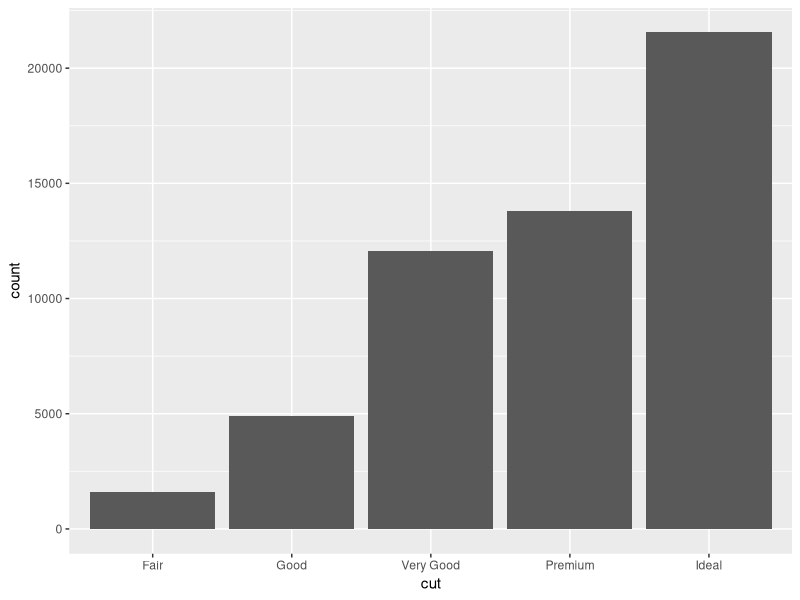
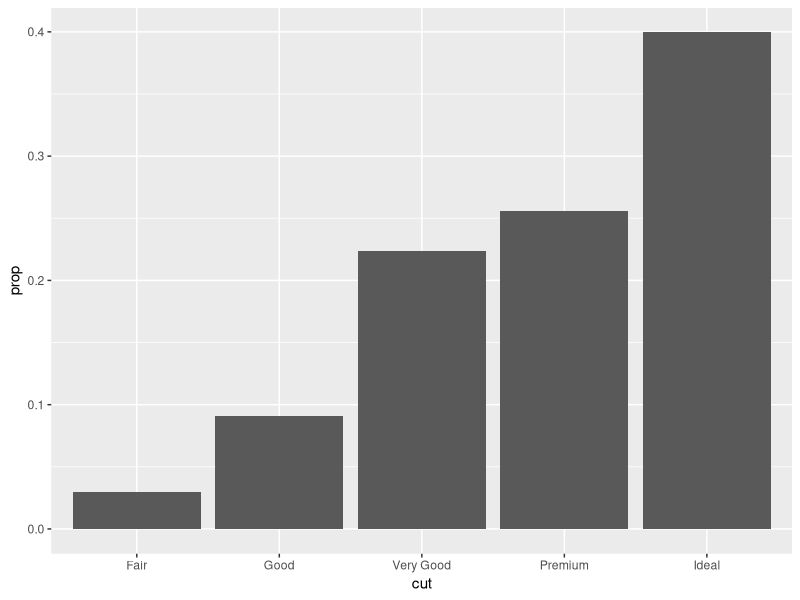
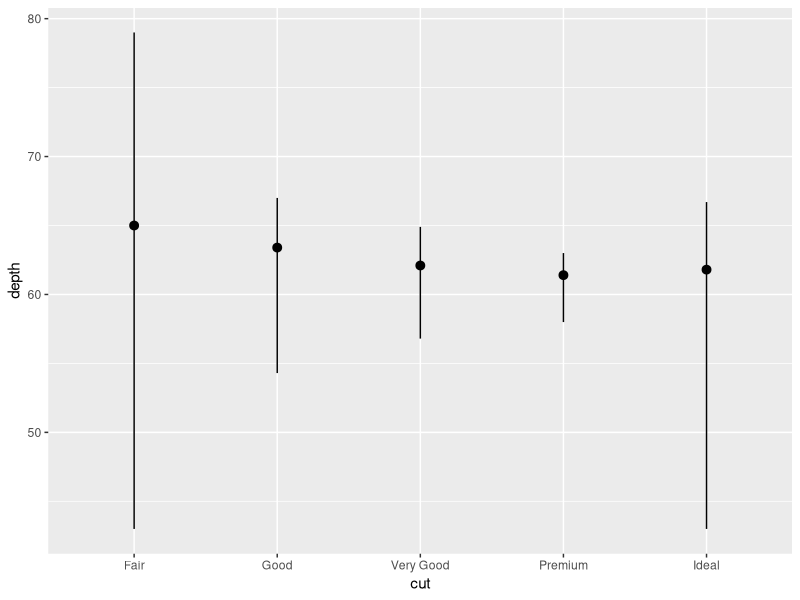
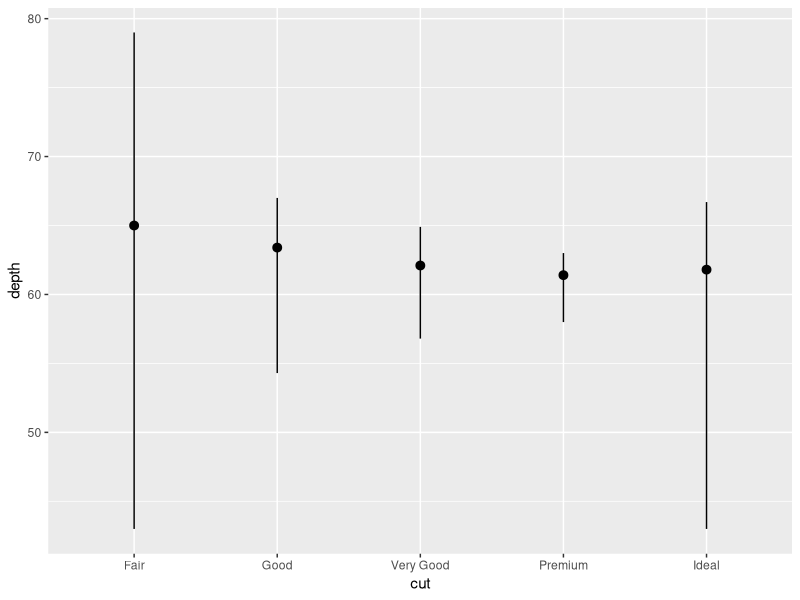
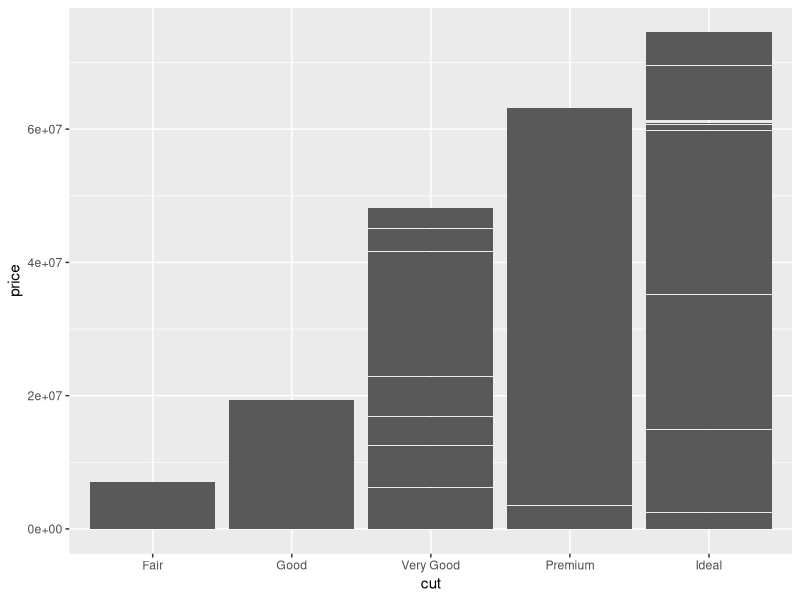
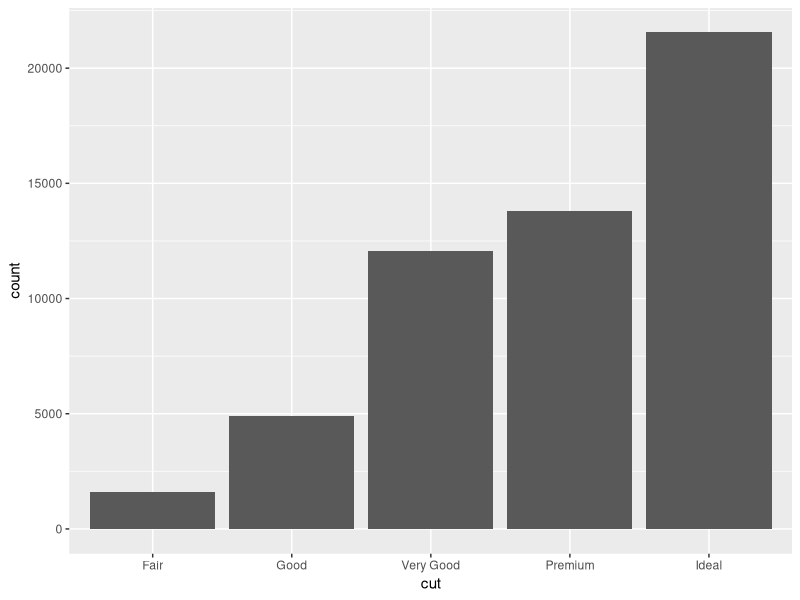
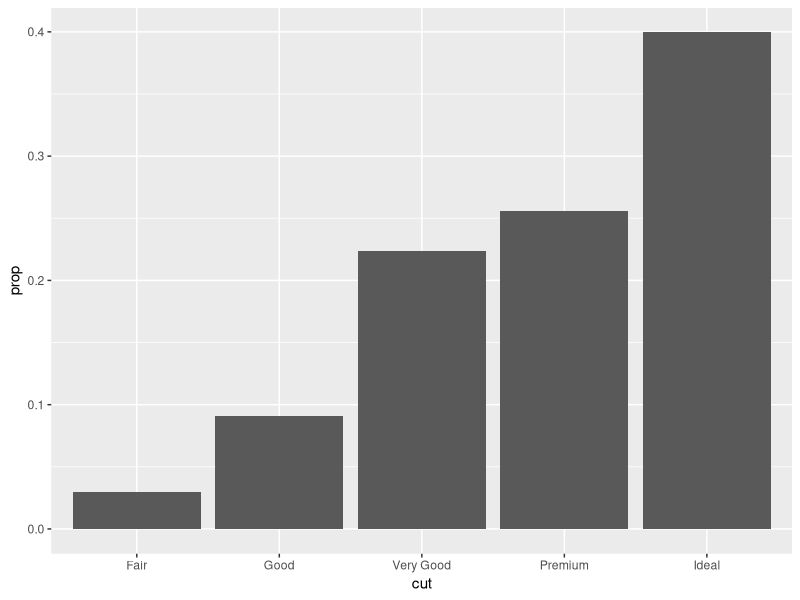
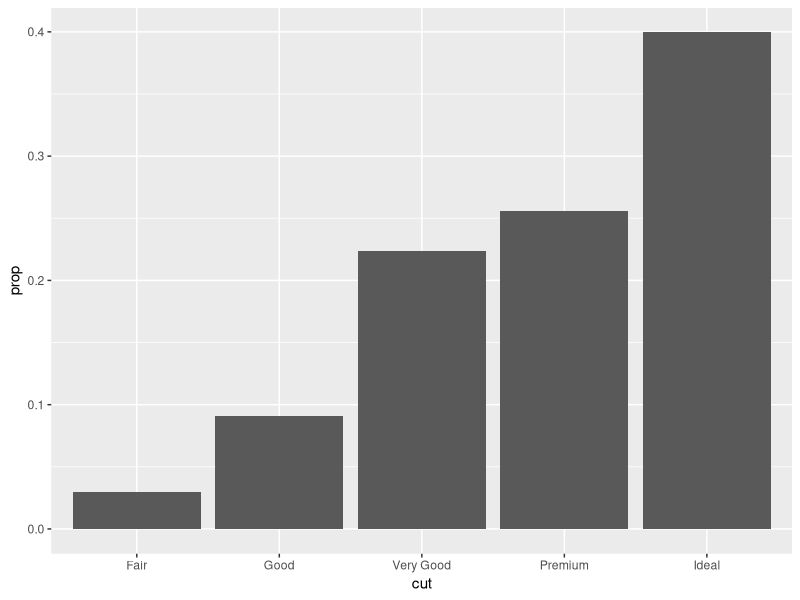

R code for these plots, in order: (Note: this script raises an error after producing the figures.)
library(tidyverse)

ggplot(diamonds, mapping = aes(x = cut)) +
  geom_bar()

diamonds <- diamonds

ggplot(diamonds, aes(x = cut, y = after_stat(prop), group = 1)) + 
  geom_bar()

ggplot(diamonds) +
  stat_summary(
    aes(x = cut, y = depth),
    fun.min = min,
    fun.max = max,
    fun = median
  )

ggplot(diamonds, aes(x = cut, y = depth)) +
  geom_pointrange(
    stat = "summary",
    fun.min = min,
    fun.max = max,
    fun = median
  )

diamonds |> 
  ggplot(aes(x = cut, y = price)) +
  geom_col()

diamonds |> 
  ggplot(aes(x = cut)) +
  geom_bar()

?stat_smooth()

ggplot(diamonds, aes(x = cut, y = after_stat(prop), group = 1)) + 
  geom_bar()

ggplot(diamonds, aes(x = cut, fill = color, y = after_stat(prop), group = 1)) + 
  geom_bar()

ggplot(mpg, aes(x = drv, color = drv)) +
  geom_bar()

ggplot(mpg, aes(x = drv, fill = drv)) +
  geom_bar()

ggplot(mpg, aes(x = drv, fill = class)) +
  geom_bar()

ggplot(mpg, aes(x = drv, fill = class)) +
  geom_bar(alpha = 1/5, position = "identity")


ggplot(mpg, aes(x = drv, fill = class)) +
  geom_bar(alpha = 1/5, position = "stack")

ggplot(mpg, aes(x = drv, color = class)) +
  geom_bar(fill = NA, position = "identity")

ggplot(mpg, aes(x = drv, color = class)) +
  geom_bar(fill = NA, position = "dodge")

ggplot(mpg, aes(x = drv, color = class)) +
  geom_bar(fill = NA, position = "jitter")

ggplot(mpg, aes(x = drv, color = class)) +
  geom_bar(fill = NA, position = "fill")

ggplot(mpg, aes(x = drv, color = class)) +
  geom_bar(fill = NA, position = "nudge")

ggplot(mpg, aes(x = displ, y = hwy)) +
  geom_point(position = "jitter")

ggplot(mpg, aes(x = displ, y = hwy)) +
  geom_point()

ggplot(mpg, aes(x = displ, y = hwy)) +
  geom_jitter()

ggplot(mpg, aes(x = displ, y = hwy)) +
  geom_count()

mpg <- mpg

ggplot(mpg, aes(x = cty, y = hwy)) + 
  geom_count(stroke = 10)

ggplot(mpg, aes(x = displ, y = hwy)) +
  geom_couunt(position = position_count(width = 2, height = 2))

ggplot(mpg, aes(x = displ, y = hwy)) +
  geom_point(position = position_jitter(width = .01))

ggplot(mpg, aes(x = displ)) +
  geom_boxplot()
